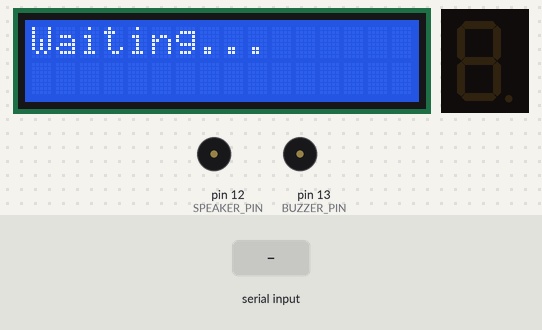
Bench run of a sketch on a simulated Arduino Uno, built with avr-gcc and run on an emulated ATmega328P. On the bench: 16×2 character LCD, 1-digit seven-segment display, buzzer (waves = sounding, pin HIGH). The test bench sets the inputs (shaded band). What the sketch prints to the serial monitor is not drawn.

Above: at 1.3 s.
1.4 s: ".\n" received over the second serial link
At 1.5 s:
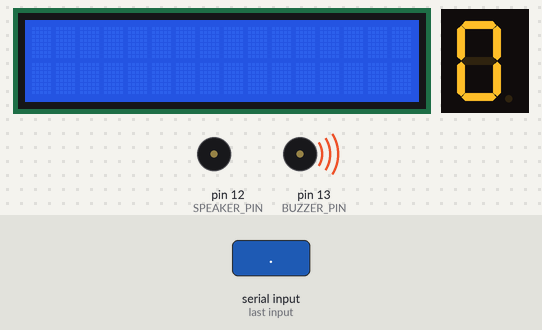
At 3.2 s:
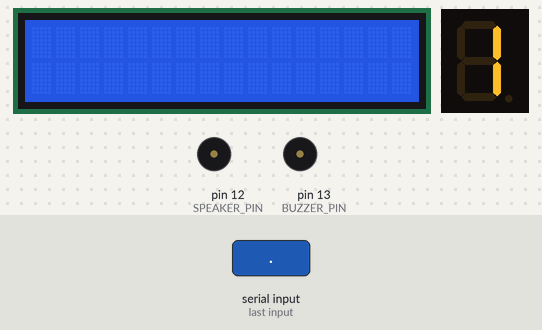
4.4 s: "$\n" received over the second serial link
At 5.2 s:
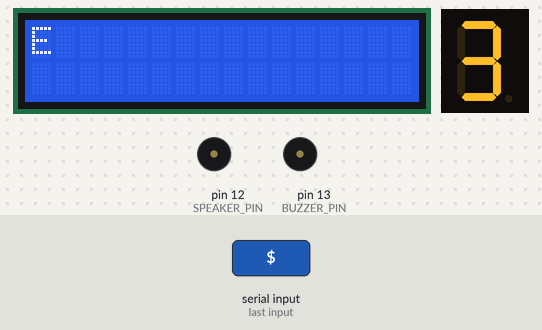
Timing chart, 0 to 7.4 s (numbered marks = the images above; inputs shaded):
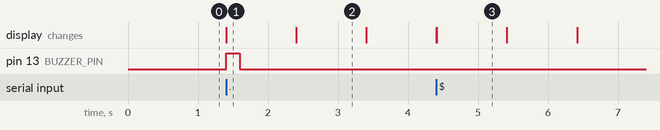

Measured:
- after the input at 1.4 s, pin 13 (BUZZER_PIN): LOW → HIGH at once, → LOW 0.20 s later; the display: changes at once (image 1)
- after the input at 4.4 s, the display: first changes at once (image 3 shows a later state)
- what the display in image 1 shows lasts 1.0 s, from 1.4 s to 2.4 s

The sketch:

recieverCode.ino
```cpp
#include <SoftwareSerial.h>
#include <LiquidCrystal_I2C.h>
#include <map>
#include <SevSeg.h>

LiquidCrystal_I2C lcd(0x27, 16, 2);
SevSeg sevseg;
//morse code translation dictionary
std::map<String, char> morse_dict = {
  {".-", 'A'}, {"-...", 'B'}, {"-.-.", 'C'}, {"-..", 'D'}, {".", 'E'},
  {"..-.", 'F'}, {"--.", 'G'}, {"....", 'H'}, {"..", 'I'}, {".---", 'J'},
  {"-.-", 'K'}, {".-..", 'L'}, {"--", 'M'}, {"-.", 'N'}, {"---", 'O'},
  {".--.", 'P'}, {"--.-", 'Q'}, {".-.", 'R'}, {"...", 'S'}, {"-", 'T'},
  {"..-", 'U'}, {"...-", 'V'}, {".--", 'W'}, {"-..-", 'X'}, {"-.--", 'Y'},
  {"--..", 'Z'}, {".----", '1'}, {"..---", '2'}, {"...--", '3'}, {"....", '4'},
  {".....", '5'}, {"-....", '6'}, {"--...", '7'}, {"---..", '8'}, {"----.", '9'},
  {"-----", '0'}
};


const int buffer_size = 64;
char letter_buffer[buffer_size];
char message_buffer[buffer_size];
int letter_index = 0;
int message_index = 0;

SoftwareSerial softSerial(0, 1); // RX, TX

// timer variables for showing complete message
unsigned long display_start_time = 0;
bool displaying_message = false;

//alarm System Variables
const int SPEAKER_PIN = 12;

//buzzer variables
const int BUZZER_PIN = 13;
bool buzzer_active = false;
unsigned long buzzer_start_time = 0;
const int tone_duration = 200;

bool alarm_active = false;
bool alarm_state = false; //current state of the alarm (ON/OFF)
unsigned long last_alarm_toggle_time = 0;
const unsigned long alarm_interval = 500; //interval for alarm toggling in ms

unsigned long alarm_start_time = 0; //time when alarm was activated
const unsigned long alarm_duration = 5000; //alarm duration in milliseconds (5 seconds)

const String distress_signals[] = {"SOS", "HELP", "FIRE", "EMERG", "DANGER", "MEDIC", "911"};
const int distress_signals_count = sizeof(distress_signals) / sizeof(distress_signals[0]);

void setup() {
  softSerial.begin(9600);
  Serial.begin(9600); // Debugging
  lcd.init();
  lcd.backlight();
  lcd.begin(16, 2);
  lcd.print("Waiting...");

  byte numDigits = 1; //single digit for the 7-segment display
  byte digitPins[] = {}; //no digit control pins, single digit
  byte segmentPins[] = {6, 5, 2, 3, 4, 7, 8, 9}; //pins for each segment
  bool resistorsOnSegments = true; //resistors are on the segment lines
  byte hardwareConfig = COMMON_CATHODE;

  sevseg.begin(hardwareConfig, numDigits, digitPins, segmentPins, resistorsOnSegments);
  sevseg.setBrightness(90);
  pinMode(BUZZER_PIN, OUTPUT);
  pinMode(SPEAKER_PIN, OUTPUT);
  digitalWrite(SPEAKER_PIN, LOW);
}

void loop() {
  //process incoming characters
  if (softSerial.available()) {
    char received = softSerial.read();
    processReceivedChar(received);
  }
  sevseg.refreshDisplay();
  //makes sure to keep full message on lcd for 5 sec
  handleDisplayTimeout();
  handleBuzzer();
  //handles the alarm if it is active
  handleAlarm();
}

void processReceivedChar(char received) {
  if (received == '$') {
    handleEndOfLetter();
  } else if (received == '\n') {
    handleEndOfMessage();
  } else if (received == '.' || received == '-') {
    appendToLetterBuffer(received);
    playBuzzerSound();
  }
}

void playBuzzerSound() {
  buzzer_active = true;
  buzzer_start_time = millis();
  digitalWrite(BUZZER_PIN, HIGH);
}

void handleBuzzer() {
  if (buzzer_active && (millis() - buzzer_start_time >= tone_duration)) {
    digitalWrite(BUZZER_PIN, LOW);
    buzzer_active = false;
  }
}

//end of letter signal is '$' -> translates the letter in the letter buffer to an english character and add
//to the message buffer, also clear letter buffer
void handleEndOfLetter() {
  char letter = translateMorseToChar(letter_buffer);
  if (letter != '?') {
    addToMessageBuffer(letter);
    displayLastLetter(letter);
  }
  clearBuffer(letter_buffer, letter_index);
}

//calls the function to show complete message to the lcd, starts a 5 second timer and tells other function
//handleDisplayTimeout that the message is being displayed
void handleEndOfMessage() {
  displayMessage();
  display_start_time = millis(); //start the 5-second display timer -> works in tandem with handleDisplayTimeout
  displaying_message = true;    //indicate message is being displayed

  // Check if the message is a distress signal
  String message_str = String(message_buffer);
  message_str.toUpperCase(); // Makes sure comparison is case-insensitive

  for (int i = 0; i < distress_signals_count; i++) {
    if (message_str.indexOf(distress_signals[i]) != -1) {
      activateAlarm(); // Activate alarm if distress signal is found
      break;
    }
  }
}

//clear lcd and reset message buffer after 5 seconds
void handleDisplayTimeout() {
  // if (displaying_message && (millis() - display_start_time >= 5000)) {
  //   lcd.clear();
  //   lcd.print("Waiting...");
  //   displaying_message = false; // Reset display state
  //   clearBuffer(message_buffer, message_index); // Clear the message buffer
  // }
    static int count = 0;
    static unsigned long lastUpdate = 0;

    if (displaying_message) {
        if (count <= 5 && (millis() - lastUpdate >= 1000)) {
            sevseg.setNumber(count); //display the current number
            sevseg.refreshDisplay();
            lastUpdate = millis(); //update the last update time
            count++;
        }

        if (count > 5) {
            lcd.clear();
            lcd.print("Waiting...");
            displaying_message = false; //reset display state
            clearBuffer(message_buffer, message_index); //clear the message buffer
            count = 0; //reset the counter
        }
    }
}

//adds the morse code character just recieved to the buffer for morse code in current word interval
void appendToLetterBuffer(char received) {
  if (letter_index < buffer_size - 1) {
    letter_buffer[letter_index++] = received;
    letter_buffer[letter_index] = '\0';
  }
}

//adds a translated letter to the buffer of the complete message that will be dispayed to the top of the lcd
void addToMessageBuffer(char letter) {
  if (message_index < buffer_size - 1) {
    message_buffer[message_index++] = letter;
    message_buffer[message_index] = '\0';
  }
}

//shows reciever the last letter they recieved
void displayLastLetter(char letter) {
  lcd.setCursor(0, 1);
  lcd.print(letter);
  Serial.print("Letter received: ");
  Serial.println(letter);
}

//displays the complete message recieved before the '\n'
void displayMessage() {
  lcd.clear();
  lcd.print(message_buffer);
  Serial.print("Message received: ");
  Serial.println(message_buffer);
}

//uses the defined dictionary to get the alphabet translation of the morse code
char translateMorseToChar(const char* morse) {
  String morse_str = String(morse);
  if (morse_dict.count(morse_str)) {
    return morse_dict[morse_str];
  }
  return '?'; // Unknown Morse code
}

void clearBuffer(char* buffer, int& index) {
  memset(buffer, 0, buffer_size);
  index = 0;
}

//alarm activation function
//similar logic to keeping the message on the lcd screen
void activateAlarm() {
  if (!alarm_active) {
    alarm_active = true;
    alarm_state = false; //start with speaker off
    last_alarm_toggle_time = millis(); //initialize toggle timer
    alarm_start_time = millis(); //initialize alarm start timer
    Serial.println("Distress signal detected! Alarm activated.");
  }
}

//alarm Handling Function - switches the speaker on and off to produce multiple sounds
//like an alarm
void handleAlarm() {
  if (alarm_active) {
    unsigned long current_time = millis();

    //check if alarm duration has been reached
    if (current_time - alarm_start_time >= alarm_duration) {
      deactivateAlarm(); //deactivate alarm after duration
      return; //exit the function to prevent further processing
    }

    //toggle alarm state at specified intervals
    if (current_time - last_alarm_toggle_time >= alarm_interval) {
      last_alarm_toggle_time = current_time;
      alarm_state = !alarm_state;

      if (alarm_state) {
        digitalWrite(SPEAKER_PIN, HIGH);
      } else {
        digitalWrite(SPEAKER_PIN, LOW);
      }
    }
  }
}

void deactivateAlarm() {
  alarm_active = false;
  alarm_state = false;
  digitalWrite(SPEAKER_PIN, LOW);
  Serial.println("Alarm deactivated after 5 seconds.");
}
```
